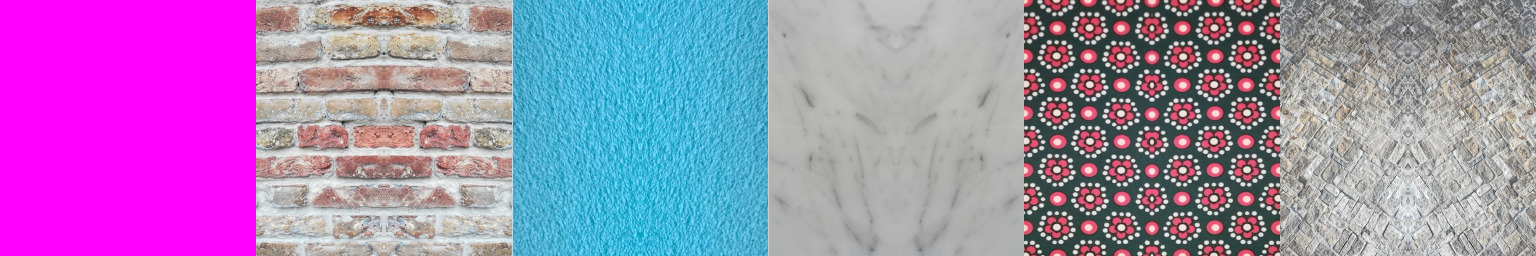
#> input picture data/textures.png, 1536 x 256 px
$ python raycasting.py
#> lines starting #> are read from the running program, lines starting #| are printed output that depends on the picture
#!/usr/bin/env python3


import numpy as np
import cv2
import argparse


def parse_args():
    parser = argparse.ArgumentParser(description="Raycasting demo with numpy")
    a = parser.add_argument
    a("-W", "--width", type=int, default=512, help="Screen width [512]")
    a("-H", "--height", type=int, default=512, help="Screen height [512]")
    a("-x", type=float, help="Initial coordinate [take from map file]")
    a("-y", type=float, help="Initial coordinate [take from map file]")
    a("-z", "--elevation", type=float, default=0.5,
      help="POV elevation from ground [0.5]")
    a("-o", "--orientation", type=float, default=90,
      help="Initial orientation [90]")
    a("-f", "--fov", type=float, default=45, help="Field of fiew [45]")
    a("-t", "--textures", default="data/textures.png",
      help="Texture images [data/textures.png]")
    a("-m", "--map", default="data/map.txt", help="Map data [data/map.txt]")
    a("--floor-color", default="444444", help="Color of the floor [4444444]")
    a("--ceiling-color", default="AAAAAA",
      help="Color of the ceiling [AAAAAA]")
    return parser.parse_args()


def load_map(filename):
    """Create a map with different kinds of walls."""
    try:
        with open(filename) as f:
            data = f.read()
    except FileNotFoundError:
        print("Warning: map file not found")
        map_ = np.ones((11, 11), dtype=int)
        map_[1:-1, 1:-1] = 0
        return map_, 5.0, 5.0
    data = data.split()
    # The asterisk is the starting position.
    for y, row in enumerate(data):
        if "*" in row:
            x = row.index("*")
            break
    data = [row.replace(".", "0").replace("*", "0") for row in data]
    indices = [list(map(int, row)) for row in data]
    return np.array(indices, dtype=int), x, y


def load_textures(filename):
    """Load the textures from file."""
#> called with filename = 'data/textures.png'
    image = cv2.imread(filename)
#> image is the input picture: shape (256, 1536, 3); mean B, G, R 179.3, 132, 161.9
    if image is not None:
        # Assume that each texture is square.
        size = image.shape[0]
#> size = 256
        image = image.reshape(size, -1, size, 3)
        image = image.transpose(1, 0, 2, 3)
    else:
        # In case of error use ten random colors.
        print("WARNING: unable to load textures.")
        colors = np.random.randint(0, 256, (10, 3)).astype(np.uint8)
        image = np.tile(colors.reshape(10, 1, 1, 3), (1, 256, 256, 1))
    return image


def intersect_lines(x, y, as_, walls):
    """Intersect rays with a set of parallel walls.

    Return:
    - rs: distances of the intersection
    - ws: label representing the type of the wall
    - ts: horizontal coordinate of the intersection inside the wall
    """
    #            as_[i]
    #            /
    # ----------/---- ys[0]
    #          /
    # --------/------ ys[1]
    #        /
    # ------/-------- ys[2]
    #      * (x, y)
    # --------------- ys[3]
    #                 ...
    ys = np.arange(1, walls.shape[0])[:, None]
    # Find candidate intersections along lines of constant y
    rs = (ys - y) / np.sin(as_[None, :])
    xs = x + (ys - y) / np.tan(as_[None, :])
    # Set rs to inf where there are no walls
    is_ = np.tile((ys - (y > ys)), (1, xs.shape[1]))
    js = np.clip(xs.astype(int), 0, walls.shape[1] - 1)
    rs[walls[is_, js] == 0] = np.inf
    # Set to inf also if in the wrong direction
    rs[rs <= 0] = np.inf
    # Take as real intersections the ones with the closest wall.
    ks = rs.argmin(0)
    us = np.arange(ks.size)
    xs = xs[ks, us]
    rs = rs[ks, us]
    ws = walls[is_[ks, us], js[ks, us]]
    return rs, ws, np.modf(xs)[0]


def raycast(x, y, as_, walls):
    """Find intersections between rays from x, y into walls.

    as_ are the angles representing the orientations of the rays.

    Return:
    - rs: distances of the intersection
    - ws: label representing the type of the wall
    - ts: horizontal coordinate of the intersection inside the wall

    """
    # intersections with horizontal lines
    rs_h, ws_h, ts_h = intersect_lines(x, y, as_, walls)
    # intersections with vertical lines
    rs_v, ws_v, ts_v = intersect_lines(y, x, np.pi / 2 - as_, walls.T)
    # select among horizontal and vertical
    rs = np.minimum(rs_h, rs_v)
    ts = np.where(rs_h < rs_v, ts_h, ts_v)
    ws = np.where(rs_h < rs_v, ws_h, ws_v)
    return rs, ws, ts


def background_image(height, width, z, floor, ceiling):
    """Create a background image with floor and ceiling."""
    floor = [int(x, 16) for x in (floor[4:], floor[2:4], floor[:2])]
    ceiling = [int(x, 16) for x in (ceiling[4:], ceiling[2:4], ceiling[:2])]
    image = np.empty((height, width, 3), dtype=np.uint8)
    image[:, :, :] = np.array(floor).reshape(1, 1, 3)
    h = int((height - 1) * z)
    image[:-h, :, :] = np.array(ceiling).reshape(1, 1, 3)
    return image


def render_line(texture, x, top, bottom, height):
    """Render a vertical line from a texture."""
    column = int(x * (texture.shape[1] - 1))
    line = np.empty((top - bottom, 3), dtype=texture.dtype)
    for c in range(3):
        y = np.linspace(0, 1, top - bottom)
        yp = np.linspace(0, 1, texture.shape[0])
        cp = texture[np.arange(texture.shape[0]), column, c]
        line[:, c] = np.interp(y, yp, cp)
    if bottom < 0:
        line = line[-bottom:]
    if top >= height:
        line = line[:line.shape[0] - (top - height)]
    return line


def render_image(walls, x, y, z, a, textures, width, height,
                 floor, ceiling, fov):
    """Create an image for the given map, position and textures."""
    f = np.tan(fov / 2)
    as_ = a + np.arctan(np.linspace(-f, f, width))
    rs, ws, ts = raycast(x, y, as_, walls)
    distance = 1 / (2 * np.tan(fov / 2))
    top = (1 - z) + distance * z / rs
    bottom = (1 - z) - distance * (1 - z) / rs
    # This are needed to prevent out of memory errors when very close
    # to a wall.
    top = np.minimum(10, top)
    bottom = np.maximum(-10, bottom)
    top = (top * (height - 1)).astype(int)
    bottom = (bottom * (height - 1)).astype(int)
    image = background_image(height, width, z, floor, ceiling)
    for i in range(width):
        txt = textures[ws[i] % textures.shape[0]]
        line = render_line(txt, ts[i], top[i], bottom[i], height)
        b = max(0, bottom[i])
        t = min(top[i], height)
        image[b:t, i, :] = line
#> this loop made 512 passes
#> column in render_line on passes 1 to 3: 18, 16, 13
#> pass 1, in render_image, `txt = textures[ws[i] % textures.shape[0]]`:
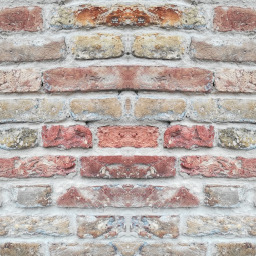
#> txt: shape (256, 256, 3); mean of channels 0, 1, 2 167.7, 172.7, 184.5; drawn as B, G, R
#> after the loop:
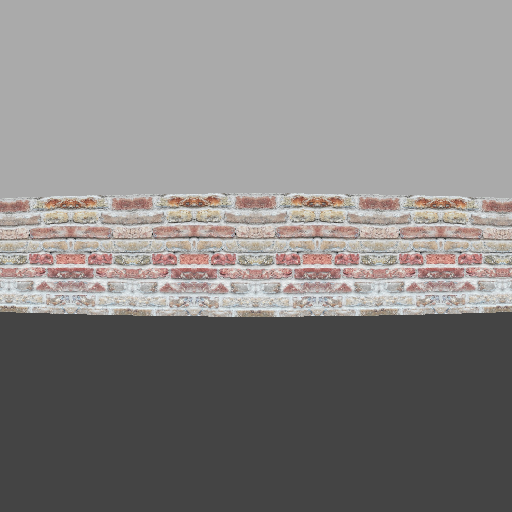
#> image: shape (512, 512, 3); mean of channels 0, 1, 2 130.2, 131.3, 134.1; drawn as B, G, R
    return image


def main():
    args = parse_args()
    print("""
Keyboard Commands:

    wasd  move arond
      ,.  turn left/right
      op  move up/down
       q  exit
""")
    walls, x, y = load_map(args.map)
    z = max(0.0, min(1.0, args.elevation))
    a = np.deg2rad(args.orientation)
    fov = np.deg2rad(args.fov)
    if args.x is not None:
        x = args.x
    if args.y is not None:
        y = args.y
    textures = load_textures(args.textures)
    dirs = {"w": 0.0, "a": -np.pi / 2, "s": np.pi, "d": np.pi / 2}
    # Main loop: draw the image and wait for a keypress.
    while True:
        image = render_image(walls, x, y, z, a, textures, args.width,
                             args.height, args.floor_color,
                             args.ceiling_color, fov)
        cv2.imshow("scene", image)
        key = chr(cv2.waitKey(0)).lower()
#> (key Esc is pressed here)
        if key == "q":
            break
        elif key in dirs:
            x += 0.2 * np.cos(a + dirs[key])
            y += 0.2 * np.sin(a + dirs[key])
        elif key == ",":
            a -= np.pi / 20
        elif key == ".":
            a += np.pi / 20
        elif key == "o":
            z = min(1.0, z + 0.05)
        elif key == "p":
            z = max(0.0, z - 0.05)
    print("bye")


if __name__ == "__main__":
    main()
